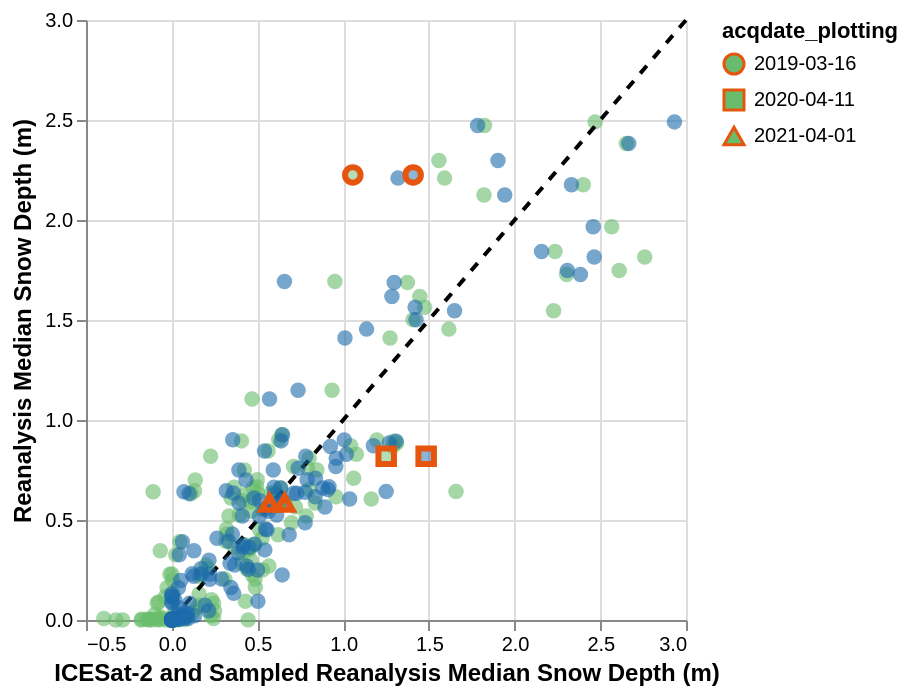

Notebook cell for this chart:
### Code cell
source_nh = medians_both[(medians_both['snow_presence']==1) & (~medians_both['acqdate_dt'].isin(highlight_dates))]
source_h = medians_both[(medians_both['snow_presence']==1) & (medians_both['acqdate_dt'].isin(highlight_dates))]

max_val = max(medians_both['icesat2_3dep_dif'].max(), medians_both['median_reanalysis'].max())
min_val = min(medians_both['icesat2_3dep_dif'].min(), medians_both['median_reanalysis'].min())

# Create a small DataFrame for the 1:1 line
line_data = pd.DataFrame({
    'x': [0, 3],
    'y': [0, 3]
})


icesat2_chart = alt.layer(alt.Chart(source_nh).mark_circle(size=60, color=icesat2_color, opacity=0.6).encode(
    x=alt.X('icesat2_3dep_dif', axis=alt.Axis(title='ICESat-2 and Sampled Reanalysis\nMedian Snow Depth (m)', titleFontSize=12), scale=alt.Scale(domain=[-0.5, 3])),
    y=alt.Y('median_reanalysis', scale=alt.Scale(domain=[0, 3]))
),
alt.Chart(line_data).mark_line(color='black', strokeDash=[5, 5]).encode(
    x='x:Q',
    y='y:Q')
)

icesat2_emphasis = alt.Chart(source_nh).mark_circle(size=5, color=icesat2_color).encode(
    x=alt.X('icesat2_3dep_dif', scale=alt.Scale(domain=[-0.5, 3])),
    y=alt.Y('median_reanalysis', scale=alt.Scale(domain=[0, 3]))
)

reanalysis_chart = alt.Chart(source_nh).mark_circle(size=60, color=reanalysis_color, opacity=0.6).encode(
    x=alt.X('reanalysis_sd', scale=alt.Scale(domain=[-0.5, 3])),
    y=alt.Y('median_reanalysis', axis=alt.Axis(title='Reanalysis Median Snow Depth (m)', titleFontSize=12), scale=alt.Scale(domain=[0, 3]))
)

reanalysis_emphasis = alt.Chart(source_nh).mark_circle(size=5, color=reanalysis_color).encode(
    x=alt.X('reanalysis_sd', scale=alt.Scale(domain=[-0.5, 3])),
    y=alt.Y('median_reanalysis', scale=alt.Scale(domain=[0, 3]))
)

icesat2_highlights = alt.layer(alt.Chart(source_h).mark_point(size=60, color=icesat2_color, stroke=highlight_color, filled=True, fillOpacity=0.5, strokeOpacity=1, strokeWidth=3).encode(
    x=alt.X('icesat2_3dep_dif', scale=alt.Scale(domain=[-0.5, 3])),
    y=alt.Y('median_reanalysis',  scale=alt.Scale(domain=[0, 3])),
    shape=alt.Shape('acqdate_plotting:N')
)
)

reanalysis_highlights = alt.layer(alt.Chart(source_h).mark_point(size=60, color=reanalysis_color, stroke=highlight_color, filled=True, fillOpacity=0.5, strokeOpacity=1, strokeWidth=3).encode(
    x=alt.X('reanalysis_sd', scale=alt.Scale(domain=[-0.5, 3])),
    y=alt.Y('median_reanalysis', scale=alt.Scale(domain=[0, 3])),
    shape=alt.Shape('acqdate_plotting:N')
)
)


# 5. Layer the charts
final_chart = icesat2_chart + reanalysis_chart + icesat2_highlights + reanalysis_highlights #+ icesat2_emphasis + reanalysis_emphasis

final_chart

### Figure 1 — Vega-Lite specification as saved in the notebook (floating-point values rounded to 4 significant figures; data arrays with more than 128 entries replaced by an {"elided": "..."} marker saying what was removed)
{"config": {"view": {"continuousWidth": 300, "continuousHeight": 300}}, "layer": [{"data": {"name": "data-642e6a48d75f7eb22fd9d1ca0dc29b88"}, "mark": {"type": "circle", "color": "#69BC6B", "opacity": 0.6, "size": 60}, "encoding": {"x": {"axis": {"title": "ICESat-2 and Sampled Reanalysis\nMedian Snow Depth (m)", "titleFontSize": 12}, "field": "icesat2_3dep_dif", "scale": {"domain": [-0.5, 3]}, "type": "quantitative"}, "y": {"field": "median_reanalysis", "scale": {"domain": [0, 3]}, "type": "quantitative"}}}, {"data": {"name": "data-f6d2dfe0eccf9d704325a11da2fb5a38"}, "mark": {"type": "line", "color": "black", "strokeDash": [5, 5]}, "encoding": {"x": {"field": "x", "type": "quantitative"}, "y": {"field": "y", "type": "quantitative"}}}, {"data": {"name": "data-642e6a48d75f7eb22fd9d1ca0dc29b88"}, "mark": {"type": "circle", "color": "#1C6BAB", "opacity": 0.6, "size": 60}, "encoding": {"x": {"field": "reanalysis_sd", "scale": {"domain": [-0.5, 3]}, "type": "quantitative"}, "y": {"axis": {"title": "Reanalysis Median Snow Depth (m)", "titleFontSize": 12}, "field": "median_reanalysis", "scale": {"domain": [0, 3]}, "type": "quantitative"}}}, {"layer": [{"mark": {"type": "point", "color": "#69BC6B", "fillOpacity": 0.5, "filled": true, "size": 60, "stroke": "#E6550D", "strokeOpacity": 1, "strokeWidth": 3}, "encoding": {"shape": {"field": "acqdate_plotting", "type": "nominal"}, "x": {"field": "icesat2_3dep_dif", "scale": {"domain": [-0.5, 3]}, "type": "quantitative"}, "y": {"field": "median_reanalysis", "scale": {"domain": [0, 3]}, "type": "quantitative"}}}], "data": {"name": "data-208d5295b78cf3e594c827a2cdf43ea8"}}, {"layer": [{"mark": {"type": "point", "color": "#1C6BAB", "fillOpacity": 0.5, "filled": true, "size": 60, "stroke": "#E6550D", "strokeOpacity": 1, "strokeWidth": 3}, "encoding": {"shape": {"field": "acqdate_plotting", "type": "nominal"}, "x": {"field": "reanalysis_sd", "scale": {"domain": [-0.5, 3]}, "type": "quantitative"}, "y": {"field": "median_reanalysis", "scale": {"domain": [0, 3]}, "type": "quantitative"}}}], "data": {"name": "data-208d5295b78cf3e594c827a2cdf43ea8"}}], "$schema": "https://vega.github.io/schema/vega-lite/v5.20.1.json", "datasets": {"data-642e6a48d75f7eb22fd9d1ca0dc29b88": {"elided": "146 records"}, "data-f6d2dfe0eccf9d704325a11da2fb5a38": [{"x": 0, "y": 0}, {"x": 3, "y": 3}], "data-208d5295b78cf3e594c827a2cdf43ea8": [{"icesat2_3dep_dif": 1.056, "reanalysis_sd": 1.408, "date": "2019-03-16T00:00:00", "snow_presence": 1, "median_reanalysis": 2.225, "acqdate_dt": "2019-03-16T00:00:00", "acqdate_plotting": "2019-03-16"}, {"icesat2_3dep_dif": 1.251, "reanalysis_sd": 1.484, "date": "2020-04-11T00:00:00", "snow_presence": 1, "median_reanalysis": 0.8186, "acqdate_dt": "2020-04-11T00:00:00", "acqdate_plotting": "2020-04-11"}, {"icesat2_3dep_dif": 0.6589, "reanalysis_sd": 0.5696, "date": "2021-04-01T00:00:00", "snow_presence": 1, "median_reanalysis": 0.585, "acqdate_dt": "2021-04-01T00:00:00", "acqdate_plotting": "2021-04-01"}]}}
